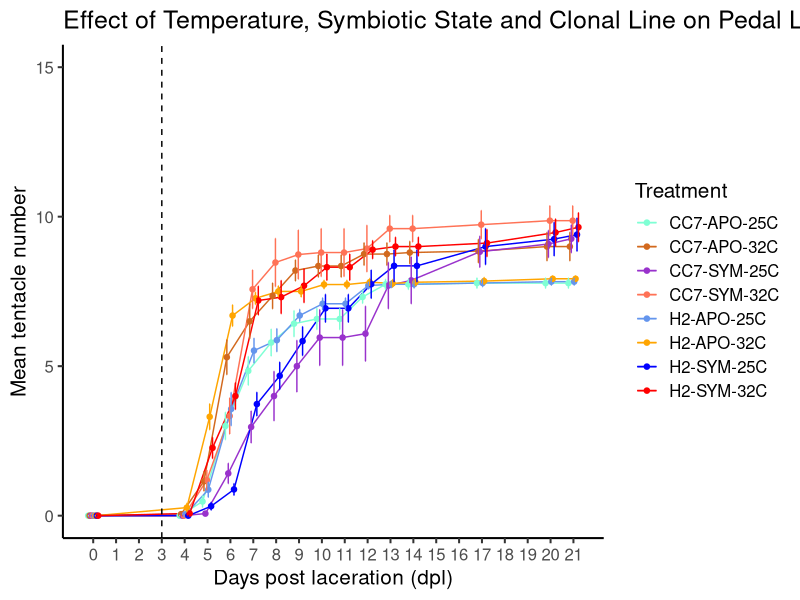

Recreate this plot in R.
library(ggplot2)
library(ggpubr)
library(plotrix)
library(tidyverse)
library(dplyr)


#Set working director
setwd("~/GitHub/heatinglacerate")

long <- read.csv("data/longdata.csv")
View(long)

str(long)

long$tent_count <- as.numeric(long$tent_count)
long$plate <- as.factor(long$plate)
long$well <- as.factor(long$well)
long$line <- as.factor(long$line)
long$temp <- as.factor(long$temp)
long$treatment <- as.factor(long$treatment)
long$symbiosis <- as.factor(long$symbiosis)
long$day <- as.numeric(long$day)
long$day_cat <- as.factor(long$day_cat)


newlong <- long

data_means <- newlong %>%
  group_by(treatment, day) %>%
  summarise(mean = mean(tent_count, na.rm=TRUE),
            se = std.error(tent_count, na.rm=TRUE))

ggplot(data = data_means, aes(x = day, y = mean)) +
  theme_classic(base_size = 15) +
  geom_line(aes(color = treatment, group = treatment), position = position_dodge(0.5)) +
  ylab(bquote("Mean tentacle number"))+
  xlab("Days post laceration (dpl)") +
  ggtitle("Effect of Temperature, Symbiotic State and Clonal Line on Pedal Lacerate Tentacle Development in Aiptasia") +
  ylim(0,15) +
  geom_point(aes(color = treatment), size = 2.5, shape = 20, position = position_dodge(0.5)) +
  scale_x_continuous(breaks = round(seq(min(data_means$day), max(data_means$day), by = 1),1)) +
  geom_errorbar(aes(color = treatment, x = day, ymin = mean - se, ymax = mean + se), width = 0.2, position = position_dodge(0.5)) +
  scale_color_discrete(breaks=c("CC7-APO-25C","CC7-APO-32C","CC7-SYM-25C","CC7-SYM-32C","H2-APO-25C","H2-APO-32C","H2-SYM-25C","H2-SYM-32C")) +
  scale_color_manual(values = c("CC7-APO-25C" = "aquamarine",
                                "CC7-APO-32C" = "chocolate",
                                "CC7-SYM-25C" = "darkorchid",
                                "CC7-SYM-32C" = "coral1",
                                "H2-APO-25C" = "cornflowerblue",
                                "H2-APO-32C" = "orange",
                                "H2-SYM-25C" = "blue",
                                "H2-SYM-32C" = "red"),
                     labels=c("CC7-APO-25C",
                              expression(paste("CC7-APO-32C")),
                              expression(paste("CC7-SYM-25C")),
                              expression(paste("CC7-SYM-32C")),
                              expression(paste("H2-APO-25C")),
                              expression(paste("H2-APO-32C")),
                              expression(paste("H2-SYM-25C")),
                              expression(paste("H2-SYM-32C")))) +
  theme(legend.text.align = 0) +
  scale_size_manual(values=c(1.2,1.2,1.2,1.2)) +
  labs(colour = "Treatment") +
  geom_vline(xintercept=c(3), linetype="dashed")
